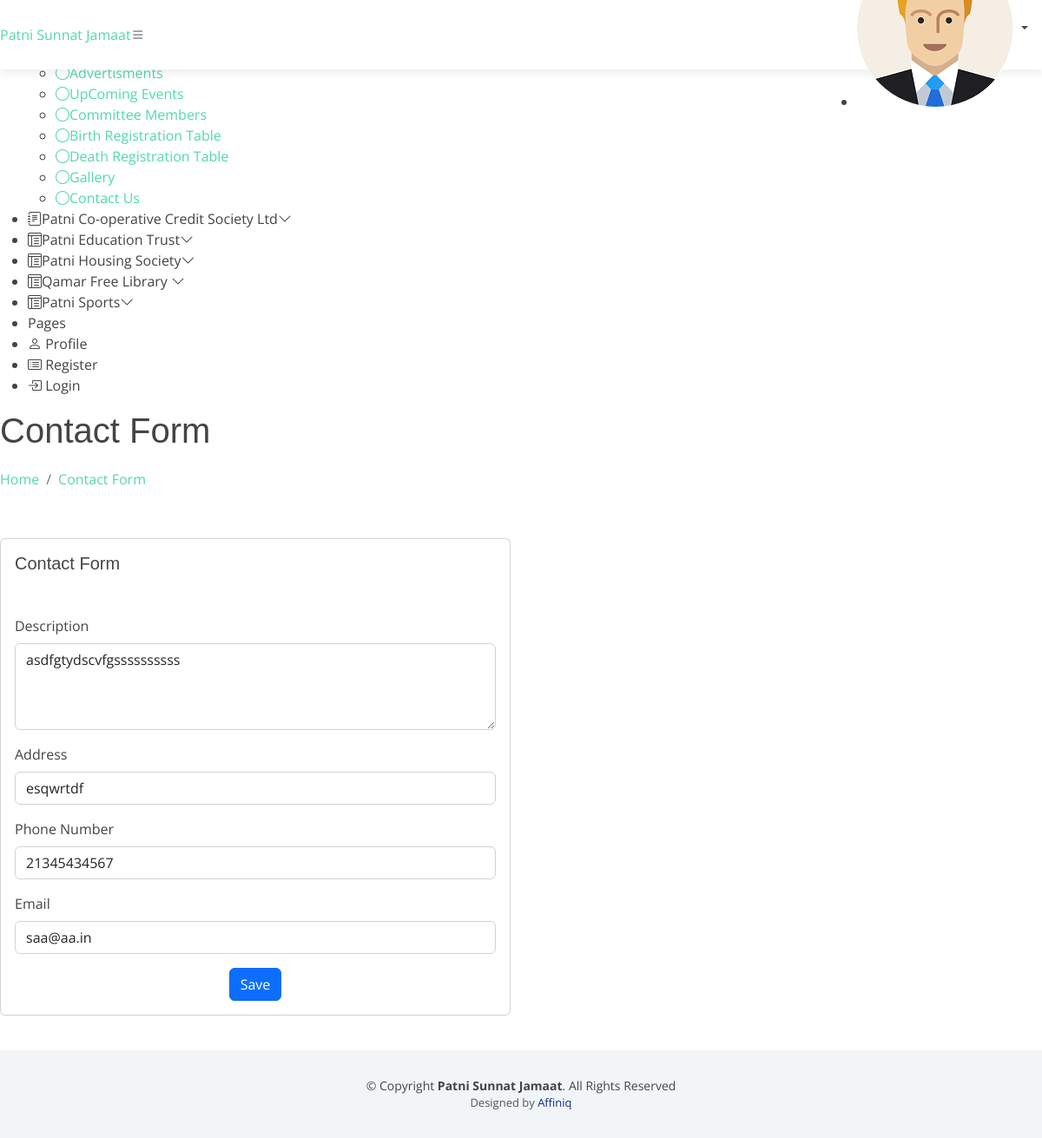
/admin/patni-sports-contact.php (signed in), run on the app's committed database.
### tables this page shows
CREATE TABLE `contact` (
  `sid` int(11) NOT NULL,
  `description` varchar(255) NOT NULL,
  `address` varchar(255) NOT NULL,
  `phone_number` varchar(255) NOT NULL,
  `email` varchar(255) NOT NULL,
  `committ_id` int(11) NOT NULL
);

### admin/patni-sports-contact.php (the view, shortened to what this page needs)
<?php include 'header.php';?>
<main id="main" class="main">
<div class="pagetitle">
  <h1>Contact Form</h1>
  <nav>
    <ol class="breadcrumb">
      <li class="breadcrumb-item"><a href="index.php">Home</a></li>
      <li class="breadcrumb-item active"><a href="patni-sports-contact.php">Contact Form</a></li>
    </ol>
  </nav>
</div>
<section class="section">
  <div class="row">
     <div class="col-lg-6">
      <div class="card">
        <div class="card-body">
          <h5 class="card-title">Contact Form</h5>
          <?php
require ('config1.php');
$sql= "SELECT * FROM contact WHERE sid=6";
$result = mysqli_query($conn,$sql) or die("Failed");
if(mysqli_num_rows($result)>0){
    while($row = mysqli_fetch_assoc($result)){
?>
          <form class="row g-3" action="s-contact-update.php" method="POST">
          <div class="col-12">
            </div>
           <div class="col-12">
              <label for="inputAddress" class="form-label">Description</label>
              <textarea class="form-control" name="description" style="height: 100px"><?php echo $row['description'];?></textarea>
            </div>
           <div class="col-12">
              <label for="inputAddress" class="form-label">Address</label>
              <input type="text" class="form-control" id="inputAddress" name="address" placeholder="1234 Main St" value="<?php echo $row['address'];?>">
            </div>
            <div class="col-12">
              <label for="inputNanme4" class="form-label">Phone Number</label>
              <input type="text" class="form-control" id="inputNanme4" name="phone_number" value="<?php echo $row['phone_number'];?>">
            </div>
            <div class="col-12">
              <label for="inputEmail4" class="form-label">Email</label>
              <input type="email" class="form-control" id="inputEmail4" name="email" value="<?php echo $row['email'];?>">
            </div>
            <div class="text-center">
              <button type="submit" class="btn btn-primary" name="submit">Save</button>
            </div>
          </form>
     <?php }
    }
    ?>
        </div>
      </div>
    </div>
  </div>
</section>
</main>
<?php include 'footer.php';?>

### assets/css/style.css (style rules this page uses)
body { background: #fff; color: #444; font-family: "Open Sans", sans-serif; }
h1, h2, h3, h4, h5, h6 { font-family: "Montserrat", sans-serif; font-weight: 400; margin: 0 0 20px 0; padding: 0; }
section { padding: 40px 0; overflow: hidden; }

### data on the page
contact: description "asdfgtydscvfgssssssssss", address "esqwrtdf", phone_number "21345434567", email "saa@aa.in"
